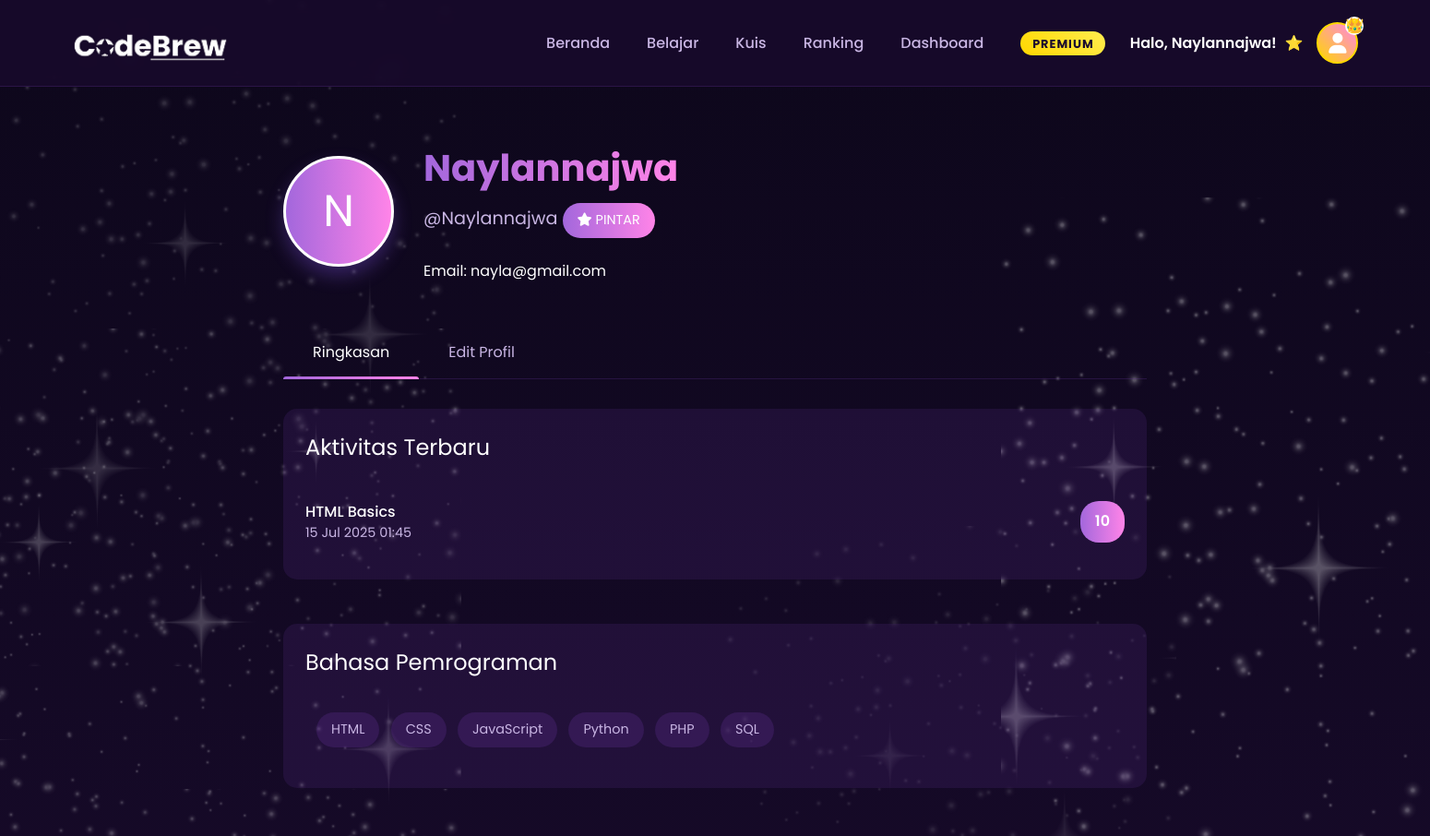
The app's page /homepage/profile.php (signed in, upper part), older data.
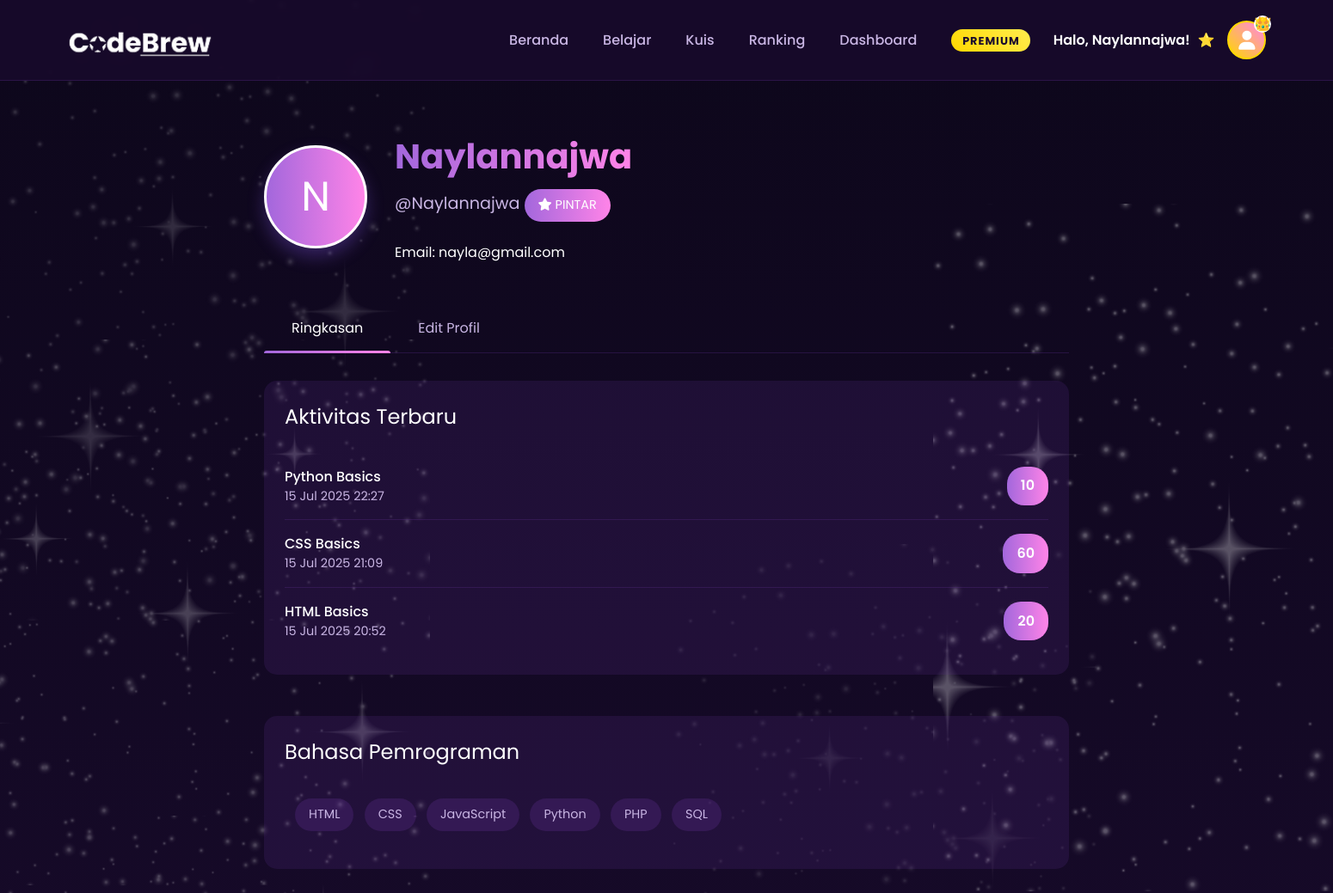
The same page, newer data.
### tables this page shows
CREATE TABLE `user_quiz_scores` (
  `user_id` int(11) NOT NULL,
  `quiz_id` int(11) NOT NULL,
  `score` int(11) DEFAULT 0,
  `completed_at` datetime DEFAULT current_timestamp() ON UPDATE current_timestamp()
);

CREATE TABLE `quizzes` (
  `quiz_id` int(11) NOT NULL,
  `language` varchar(50) NOT NULL,
  `topic` varchar(255) NOT NULL,
  `is_premium` tinyint(1) DEFAULT 0,
  `admin_id` int(11) DEFAULT NULL,
  `created_at` datetime DEFAULT current_timestamp(),
  `updated_at` datetime DEFAULT current_timestamp() ON UPDATE current_timestamp(),
  `total_questions` int(11) DEFAULT 0
);

### homepage/profile.php (the view, shortened to what this page needs)
<?php
require_once '../connection.php';
$username = $_SESSION['username'];
$sql = "SELECT * FROM user WHERE username = '$username'";
$result = mysqli_query($conn, $sql);
$user = mysqli_fetch_assoc($result);
$user_id = $user['user_id'];
$is_premium = $user['is_premium'] ?? 0;
$recent_sql = "SELECT q.topic as quiz_title, uq.score, uq.completed_at
               FROM user_quiz_scores uq
               JOIN quizzes q ON uq.quiz_id = q.quiz_id
               WHERE uq.user_id = '$user_id'
               ORDER BY uq.completed_at DESC
               LIMIT 5";
$recent_result = mysqli_query($conn, $recent_sql);
?>
<!DOCTYPE html>
<html lang="id">
<head>
  <link rel="stylesheet" href="https://cdnjs.cloudflare.com/ajax/libs/font-awesome/6.4.0/css/all.min.css" />
  <link rel="stylesheet" href="index.css">
  <script src="https://cdn.tailwindcss.com"></script>
</head>
<body>
  <div class="stars" id="stars"></div>
  <img class="star-assets star1" src="../assets/—Pngtree—white light star twinkle light_7487663 1.png" alt="" />
  <img class="star-assets star2" src="../assets/—Pngtree—white light star twinkle light_7487663 2.png" alt="" />
  <img class="star-assets star3" src="../assets/—Pngtree—white light star twinkle light_7487663 3.png" alt="" />
  <img class="star-assets star4" src="../assets/—Pngtree—white light star twinkle light_7487663 4.png" alt="" />
  <header>
    <a href="index.php" class="logo">
      <img src="../assets/Cuplikan_layar_2025-04-17_195753-removebg-preview 1.png" class="logo">
    </a>
    <nav>
      <ul>
        <li><a href="index.php">Beranda</a></li>
        <li><a href="../bank_materi/belajar.php">Belajar</a></li>
        <li><a href="kuis.php">Kuis</a></li>
        <li><a href="ranking.php">Ranking</a></li>
        <li><a href="dashboard.php">Dashboard</a></li>
        <?php if ($is_premium): ?>
            <li><span class="premium-badge-nav">PREMIUM</span></li>
        <?php endif; ?>
      </ul>
    </nav>
    <div class="user-profile-container">
      <?php if (isset($_SESSION['username'])): ?>
        <span class="greeting">
            Halo, <?php echo htmlspecialchars($_SESSION['username']); ?>!
            <?php if ($is_premium): ?>
                <span class="premium-indicator">⭐</span>
            <?php endif; ?>
        </span>
      <?php endif; ?>
      <div class="profile-menu">
        <div class="profile-btn <?php echo $is_premium ? 'premium-profile' : ''; ?>" id="profileBtn">
          <i class="fas fa-user avatar"></i>
          <?php if ($is_premium): ?>
              <div class="premium-crown">👑</div>
          <?php endif; ?>
        </div>
      </div>
    </div>
  </header>
  <main style="padding-top: 120px; min-height: calc(100vh - 300px);">
    <div class="profile-container">
      <section class="profile-header">
        <div class="profile-avatar">
          <?php
            echo strtoupper(substr($username, 0, 1));
          ?>
        </div>
        <div class="profile-info">
          <h1 class="profile-name">
            <?php echo htmlspecialchars($username);  ?>
          </h1>
          <div class="profile-username">@<?php echo htmlspecialchars($username); ?>
            <?php echo isset($user['is_premium']) && $user['is_premium'] ? '<span class="badge badge-primary"><i class="fas fa-star"></i> PINTAR</span>' : ''; ?>
          </div>
          <p class="profile-bio">
            <?php echo isset($user['email']) ? 'Email: ' . htmlspecialchars($user['email']) : 'Email belum diatur.'; ?>
          </p>
        </div>
      </section>
      <div class="profile-tabs">
        <div class="profile-tab active" data-tab="overview">Ringkasan</div>
        <div class="profile-tab" data-tab="edit-profile">Edit Profil</div>
      </div>
      <div class="profile-content active" id="overview">
        <div class="recent-activity">
          <h3 class="activity-title">Aktivitas Terbaru</h3>
          <?php if (mysqli_num_rows($recent_result) > 0): ?>
          <?php while ($activity = mysqli_fetch_assoc($recent_result)): ?>
          <div class="activity-item">
            <div>
              <div class="activity-quiz"><?php echo htmlspecialchars($activity['quiz_title']); ?></div>
              <div class="activity-date"><?php echo date('d M Y H:i', strtotime($activity['completed_at'])); ?></div>
            </div>
            <div class="activity-score"><?php echo $activity['score']; ?></div>
          </div>
          <?php endwhile; ?>
          <?php else: ?>
          <p class="text-center text-gray-400 py-4">Belum ada aktivitas kuis. Mulai kuis pertamamu sekarang!</p>
          <?php endif; ?>
        </div>
        <div class="recent-activity">
          <h3 class="activity-title">Bahasa Pemrograman</h3>
          <div class="p-3">
            <span class="badge">HTML</span>
            <span class="badge">CSS</span>
            <span class="badge">JavaScript</span>
            <span class="badge">Python</span>
            <span class="badge">PHP</span>
            <span class="badge">SQL</span>
          </div>
        </div>
      </div>
  </main>
</body>
</html>

Row changes from the older to the newer data that the page shows:
added user_quiz_scores: quiz.topic "Python Basics", completed_at "15 Jul 2025 22:27", score "10"
added user_quiz_scores: quiz.topic "CSS Basics", completed_at "15 Jul 2025 21:09", score "60"
changed user_quiz_scores "HTML Basics": completed_at "15 Jul 2025 01:45" → "15 Jul 2025 20:52"; score "10" → "20"
